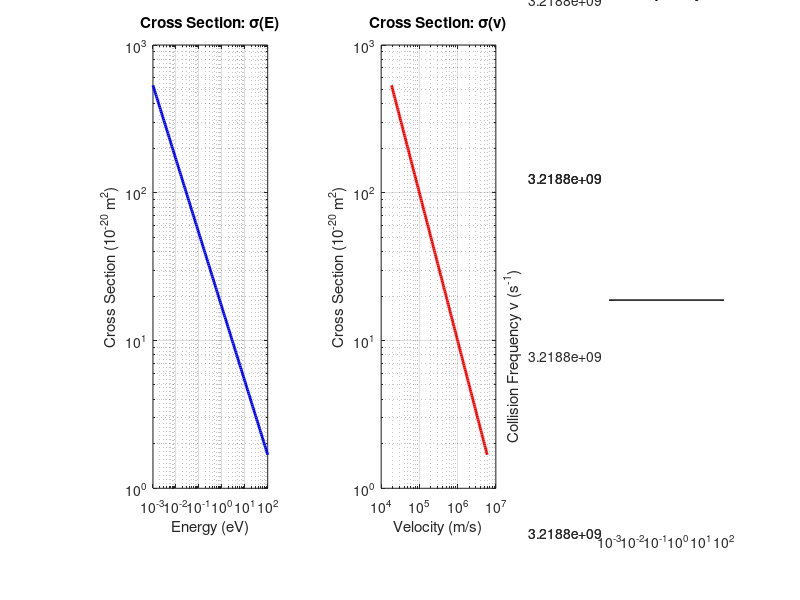

MATLAB code to generate this figure:
% Script para gerar secção eficaz para teste Druyvesteyn
% Para obter nu = const, precisamos de sigma(v) ∝ 1/v
% nu = N * sigma(v) * v = N * sigma_0 * (v_0/v) * v = N * sigma_0 * v_0 = const

clear; clc;

fprintf('=== Generating Druyvesteyn Cross Section ===\n');

% Constantes
eV_to_J = 1.60218e-19;  % conversão eV para Joules
me = 9.10938e-31;       % massa do eletrão (kg)

% Parâmetros da secção eficaz
% Escolher valores REALISTAS para garantir nu = const
% Usar valores similares ao H2 real (~1e-19 m²)
v_0 = 1e6;              % velocidade de referência (m/s) - REDUZIDO
sigma_0 = 1e-19;        % secção eficaz de referência (m^2) - REDUZIDO para ser mais realista

% Criar array de energia
energy_eV = logspace(-3, 2, 200);  % de 1 meV a 10 eV
energy_J = energy_eV * eV_to_J;

% Calcular velocidade correspondente: E = (1/2) * m * v^2
velocity = sqrt(2 * energy_J / me);

% Secção eficaz: sigma(v) = sigma_0 * (v_0 / v)
% Mas na verdade, na base de dados é sigma(E), então:
% sigma(E) = sigma_0 * (v_0 / v(E)) = sigma_0 * v_0 * sqrt(m / (2*E))
cross_section = sigma_0 * v_0 * sqrt(me ./ (2 * energy_J));

% Converter para unidades típicas do LXCat (m^2)
% Já está em m^2

% Criar directório se não existir
if ~exist('Input/Druyvesteyn', 'dir')
    mkdir('Input/Druyvesteyn');
end

% Escrever ficheiro no formato LXCat
filename = 'Input/Druyvesteyn/constant_nu_elastic.txt';
fid = fopen(filename, 'w');

% Cabeçalho no estilo LXCat (seguindo o formato do H2_LXCat.txt)
fprintf(fid, 'LXCat, www.lxcat.net\n');
fprintf(fid, 'Generated on %s. All rights reserved.\n\n', datestr(now, 'dd mmm yyyy'));
fprintf(fid, 'RECOMMENDED REFERENCE FORMAT\n');
fprintf(fid, '- Druyvesteyn test database, custom cross section for constant collision frequency.\n\n');
fprintf(fid, 'CROSS SECTION DATA FORMAT\n');
fprintf(fid, 'Custom elastic cross section designed to ensure constant collision frequency nu = N*sigma*v = const.\n');
fprintf(fid, 'This is achieved by making sigma(v) proportional to 1/v.\n\n');
fprintf(fid, '********************************************************** H2 **********************************************************\n\n');
fprintf(fid, 'ELASTIC\n');
fprintf(fid, 'H2\n');
fprintf(fid, ' 2.743480e-4\n');  % m/M ratio (electron mass / H2 mass)
fprintf(fid, 'SPECIES: e / H2\n');
fprintf(fid, 'PROCESS: E + H2 -> E + H2, Elastic (Druyvesteyn test)\n');
fprintf(fid, 'PARAM.:  m/M = 0.000274348, sigma(v) proportional to 1/v\n');
fprintf(fid, 'COMMENT: [E + H2(X) -> E + H2(X), Elastic] Custom cross section for Druyvesteyn test.\n');
fprintf(fid, 'COMMENT: Designed to ensure constant collision frequency nu = N * sigma * v = const.\n');
fprintf(fid, 'UPDATED: %s\n', datestr(now, 'yyyy-mm-dd HH:MM:SS'));
fprintf(fid, 'COLUMNS: Energy (eV) | Cross section (m2)\n');
fprintf(fid, '-----------------------------\n');

% Escrever dados (formato exato do LXCat)
for i = 1:length(energy_eV)
    fprintf(fid, ' %.6e\t%.6e\n', energy_eV(i), cross_section(i));
end
fprintf(fid, '-----------------------------\n');

fclose(fid);

fprintf('Cross section file created: %s\n', filename);

% Plotar para verificação
figure('Position', [100, 100, 1200, 400]);

subplot(1,3,1);
loglog(energy_eV, cross_section * 1e20, 'b-', 'LineWidth', 2);
xlabel('Energy (eV)');
ylabel('Cross Section (10^{-20} m^2)');
title('Cross Section: \sigma(E)');
grid on;

subplot(1,3,2);
loglog(velocity, cross_section * 1e20, 'r-', 'LineWidth', 2);
xlabel('Velocity (m/s)');
ylabel('Cross Section (10^{-20} m^2)');
title('Cross Section: \sigma(v)');
grid on;

subplot(1,3,3);
% Verificar que nu = N * sigma * v = constante
N = 133.32 / 1.380649e-23 / 300;  % densidade do gás a 133.32 Pa e 300 K (m^-3)
nu = N * cross_section .* velocity;
semilogx(energy_eV, nu, 'g-', 'LineWidth', 2);
xlabel('Energy (eV)');
ylabel('Collision Frequency \nu (s^{-1})');
title('Collision Frequency: \nu = N \sigma v');
grid on;

saveas(gcf, 'Input/Druyvesteyn/cross_section_verification.png');
fprintf('Verification plot saved: Input/Druyvesteyn/cross_section_verification.png\n');

% Verificar que nu é aproximadamente constante
fprintf('\nVerification:\n');
fprintf('  Min collision frequency: %.3e s^-1\n', min(nu));
fprintf('  Max collision frequency: %.3e s^-1\n', max(nu));
fprintf('  Mean collision frequency: %.3e s^-1\n', mean(nu));
fprintf('  Relative variation: %.2f%%\n', (max(nu)-min(nu))/mean(nu)*100);

fprintf('\n=== Cross section generation completed ===\n');
